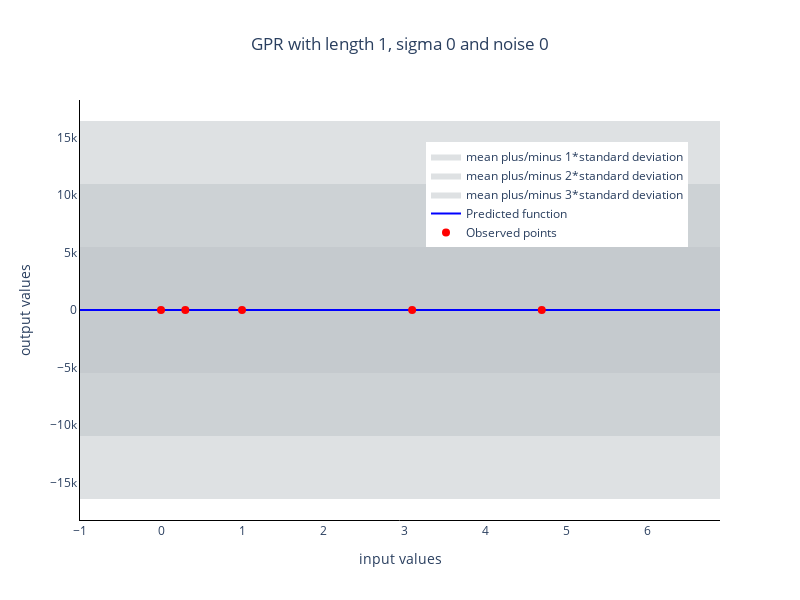

The cell this chart's notebook holds for it:
### Code cell
model = GPR(x_values, y_values)
data = plot_GPR(data_x=x_values, data_y=y_values, x=x, model=model)
fig4 = go.Figure(data=data)
fig4 = update_layout_of_graph(fig=fig4,
                              title='GPR with length 1, sigma 0 and noise 0')

fig4.show()

### Figure 1 — Plotly figure (JSON) as saved in the notebook; plotly's stock layout.template omitted (floating-point values rounded to 4 significant figures; data arrays with more than 128 entries replaced by an {"elided": "..."} marker saying what was removed)
{"data": [{"fill": "toself", "fillcolor": "rgba(189,195,199,0.5)", "hoverinfo": "skip", "line": {"color": "rgba(200,200,200,0)"}, "name": "mean plus/minus 1*standard deviation", "showlegend": true, "type": "scatter", "visible": true, "x": {"elided": "160 float values"}, "y": {"elided": "160 float values"}}, {"fill": "toself", "fillcolor": "rgba(189,195,199,0.5)", "hoverinfo": "skip", "line": {"color": "rgba(200,200,200,0)"}, "name": "mean plus/minus 2*standard deviation", "showlegend": true, "type": "scatter", "visible": true, "x": {"elided": "160 float values"}, "y": {"elided": "160 float values"}}, {"fill": "toself", "fillcolor": "rgba(189,195,199,0.5)", "hoverinfo": "skip", "line": {"color": "rgba(200,200,200,0)"}, "name": "mean plus/minus 3*standard deviation", "showlegend": true, "type": "scatter", "visible": true, "x": {"elided": "160 float values"}, "y": {"elided": "160 float values"}}, {"line": {"color": "blue", "width": 2}, "name": "Predicted function", "showlegend": true, "type": "scatter", "visible": true, "x": [-1.0, -0.9, -0.8, -0.7, -0.6, -0.5, -0.4, -0.3, -0.2, -0.1, -2.22e-16, 0.1, 0.2, 0.3, 0.4, 0.5, 0.6, 0.7, 0.8, 0.9, 1.0, 1.1, 1.2, 1.3, 1.4, 1.5, 1.6, 1.7, 1.8, 1.9, 2.0, 2.1, 2.2, 2.3, 2.4, 2.5, 2.6, 2.7, 2.8, 2.9, 3.0, 3.1, 3.2, 3.3, 3.4, 3.5, 3.6, 3.7, 3.8, 3.9, 4.0, 4.1, 4.2, 4.3, 4.4, 4.5, 4.6, 4.7, 4.8, 4.9, 5.0, 5.1, 5.2, 5.3, 5.4, 5.5, 5.6, 5.7, 5.8, 5.9, 6.0, 6.1, 6.2, 6.3, 6.4, 6.5, 6.6, 6.7, 6.8, 6.9], "y": [4.741, 4.683, 4.53, 4.282, 3.945, 3.53, 3.055, 2.539, 2.007, 1.485, 1.0, 0.5764, 0.237, 1.773e-05, -0.1224, -0.1244, -0.007341, 0.2207, 0.5451, 0.9462, 1.4, 1.88, 2.36, 2.814, 3.218, 3.553, 3.803, 3.959, 4.018, 3.978, 3.848, 3.634, 3.351, 3.013, 2.634, 2.231, 1.818, 1.408, 1.013, 0.6428, 0.3033, 3.884e-07, -0.2645, -0.4894, -0.6751, -0.8237, -0.9379, -1.021, -1.077, -1.109, -1.122, -1.118, -1.101, -1.073, -1.038, -0.9959, -0.9496, -0.9, -0.8482, -0.795, -0.7411, -0.687, -0.6332, -0.5801, -0.5281, -0.4777, -0.4291, -0.3827, -0.3388, -0.2976, -0.2593, -0.2241, -0.192, -0.1631, -0.1373, -0.1146, -0.09474, -0.07761, -0.06299, -0.05064]}, {"marker": {"color": "red", "size": 8}, "mode": "markers", "name": "Observed points", "showlegend": true, "type": "scatter", "visible": true, "x": [0.0, 0.3, 1.0, 3.1, 4.7], "y": [1.0, 0.0, 1.4, 0.0, -0.9]}], "layout": {"autosize": false, "height": 600, "legend": {"x": 0.95, "xanchor": "right", "y": 0.9, "yanchor": "top"}, "plot_bgcolor": "rgba(0,0,0,0)", "title": {"text": "GPR with length 1, sigma 0 and noise 0", "x": 0.5, "xanchor": "center"}, "width": 800, "xaxis": {"linecolor": "black", "linewidth": 1, "showline": true, "title": {"text": "input values"}}, "yaxis": {"linecolor": "black", "linewidth": 1, "showline": true, "title": {"text": "output values"}}}}
